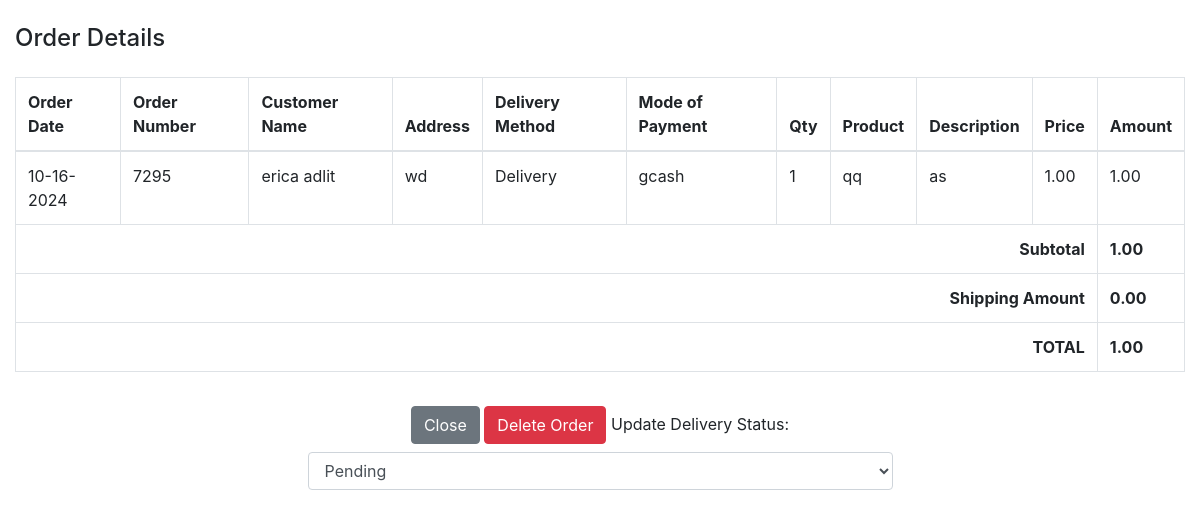
Screenshot of /admin/view_order.php?id=59 with the database file from the repository.
### tables this page shows
CREATE TABLE `order_list` (
  `id` int(30) NOT NULL,
  `order_id` int(30) NOT NULL,
  `product_id` int(30) NOT NULL,
  `qty` int(30) NOT NULL
);

CREATE TABLE `orders` (
  `id` int(30) NOT NULL,
  `order_number` int(11) NOT NULL,
  `order_date` datetime NOT NULL DEFAULT current_timestamp(),
  `name` text NOT NULL,
  `address` text NOT NULL,
  `mobile` text NOT NULL,
  `email` text NOT NULL,
  `delivery_method` varchar(100) NOT NULL,
  `transaction_id` int(11) NOT NULL,
  `payment_method` varchar(100) NOT NULL,
  `created_at` datetime NOT NULL DEFAULT current_timestamp(),
  `shipping` int(11) NOT NULL,
  `pickup_date` date DEFAULT NULL,
  `pickup_time` time DEFAULT NULL,
  `payment_proof` varchar(255) DEFAULT NULL,
  `delivery_status` varchar(100) DEFAULT NULL,
  `status` varchar(100) NOT NULL
);

CREATE TABLE `product_list` (
  `id` int(30) NOT NULL,
  `category_id` int(30) NOT NULL,
  `name` varchar(100) NOT NULL,
  `description` text NOT NULL,
  `price` float NOT NULL DEFAULT 0,
  `img_path` text NOT NULL,
  `status` varchar(100) NOT NULL,
  `size` varchar(100) NOT NULL,
  `stock` int(11) DEFAULT 0
);

### admin/view_order.php (the view, shortened to what this page needs)
<!DOCTYPE html>
<html lang="en">
<head>
    <link rel="stylesheet" href="https://stackpath.bootstrapcdn.com/bootstrap/4.5.2/css/bootstrap.min.css">
</head>
<body>
<?php
include 'db_connect.php';
$orderId = $_GET['id'];
$stmt = $conn->prepare("SELECT * FROM orders WHERE id = ?");
$stmt->bind_param("i", $orderId);
$stmt->execute();
$order = $stmt->get_result()->fetch_assoc();
$deliveryStatus = $order['delivery_status'];
$formatted_order_date = date("m-d-Y", strtotime($order['order_date']));
$stmt = $conn->prepare("SELECT o.qty, p.name, p.description, p.price,
                                (o.qty * p.price) AS amount
                        FROM order_list o
                        INNER JOIN product_list p ON o.product_id = p.id
                        WHERE o.order_id = ?");
$stmt->bind_param("i", $orderId);
$stmt->execute();
$orderItems = $stmt->get_result();
$address = $order['address'];
$shippingStmt = $conn->prepare("SELECT shipping_amount FROM shipping_info WHERE address = ?");
$shippingStmt->bind_param("s", $address);
$shippingStmt->execute();
$shippingResult = $shippingStmt->get_result();
$shippingAmount = $shippingResult->fetch_assoc()['shipping_amount'] ?? 0;
?>
<div class="container-fluid mt-4">
    <h4>Order Details</h4>
    <table class="table table-bordered mt-4">
        <thead>
            <tr>
                <th>Order Date</th>
                <th>Order Number</th>
                <th>Customer Name</th>
                <th>Address</th>
                <th>Delivery Method</th>
                <th>Mode of Payment</th>
                <th>Qty</th>
                <th>Product</th>
                <th>Description</th>
                <th>Price</th>
                <th>Amount</th>
            </tr>
        </thead>
        <tbody>
            <?php
            $total = 0;
            while ($row = $orderItems->fetch_assoc()):
                $total += $row['amount'];
            ?>
            <tr>
                <td><?php echo $formatted_order_date; ?></td>
                <td><?php echo $order['order_number']; ?></td>
                <td><?php echo $order['name']; ?></td>
                <td><?php echo $order['address']; ?></td>
                <td><?php echo $order['delivery_method']; ?></td>
                <td><?php echo $order['payment_method']; ?></td>
                <td><?php echo $row['qty']; ?></td>
                <td><?php echo $row['name']; ?></td>
                <td><?php echo $row['description']; ?></td>
                <td><?php echo number_format($row['price'], 2); ?></td>
                <td><?php echo number_format($row['amount'], 2); ?></td>
            </tr>
            <?php endwhile; ?>
        </tbody>
        <tfoot>
            <tr>
                <th colspan="10" class="text-right">Subtotal</th>
                <th><?php echo number_format($total, 2); ?></th>
            </tr>
            <tr>
                <th colspan="10" class="text-right">Shipping Amount</th>
                <th><?php echo number_format($shippingAmount, 2); ?></th>
            </tr>
            <tr>
                <th colspan="10" class="text-right">TOTAL</th>
                <th><?php echo number_format($total + $shippingAmount, 2); ?></th>
            </tr>
        </tfoot>
    </table>
    <div class="text-center mt-4">
        <button type="button" class="btn btn-secondary" data-dismiss="modal">Close</button>
        <button class="btn btn-danger" type="button" id="delete_order" onclick="delete_order()">Delete Order</button>
         <label for="delivery_status" class="mt-3">Update Delivery Status:</label>
<select id="delivery_status" class="form-control w-50 mx-auto mt-2" onchange="update_delivery_status()">
    <option value="pending"
        <?php echo !isset($deliveryStatus) || $deliveryStatus == 'pending' ? 'selected' : 'disabled'; ?>>
        Pending
    </option>
</select>
    </div>
</div>
</body>
</html>

### rows the page displays
order_list: order.order_date "10-16-2024", order.order_number "7295", order.name "erica adlit", order.address "wd", order.delivery_method "Delivery", order.payment_method "gcash", qty "1", product_list.name "qq", product_list.description "as", product_list.price "1.00", amount "1.00"

### other values shown
$total "1.00"
$shippingAmount "0.00"
$total + $shippingAmount "1.00"
